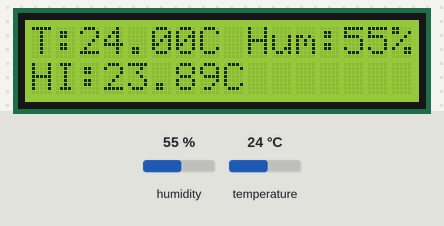
Simulated run of this sketch. Board: Arduino Uno, built with avr-gcc and run on an emulated ATmega328P. Shown: 16×2 character LCD. The inputs (shaded band) are chosen by the test bench; at power-on: humidity 55 %, temperature 24 °C.

Above: at 2.6 s.
2.7 s: humidity set to 22 %
At 5.3 s:
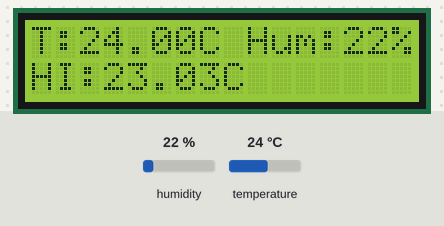
5.7 s: temperature set to 12 °C
At 6.9 s:
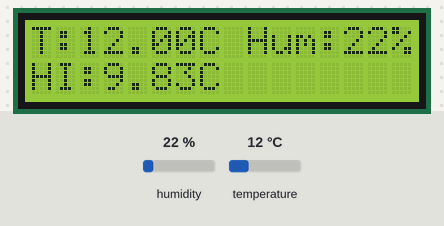
8.7 s: humidity set to 40 %
At 10.9 s:
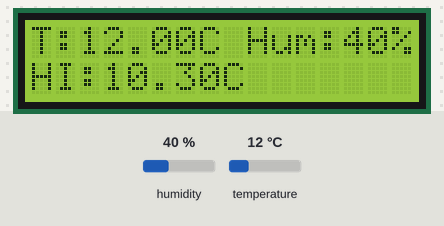
11.7 s: temperature set to 19 °C
At 13.5 s:
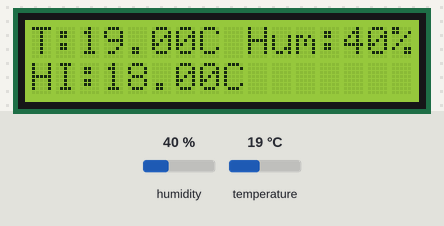
Timing chart, 0 to 15.0 s (numbered marks = the images above; inputs shaded):
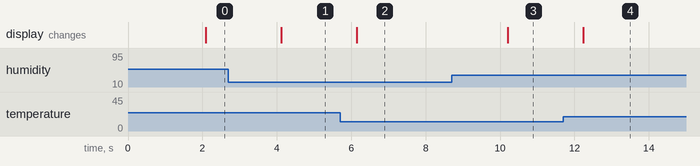

Measured:
- after the input at 2.7 s, the display: changes after 1.4 s (image 1)
- after the input at 5.7 s, the display: changes after 0.45 s (image 2)
- after the input at 8.7 s, the display: changes after 1.5 s (image 3)
- after the input at 11.7 s, the display: changes after 0.54 s (image 4)

The sketch:

LCD_Temp_Hum.ino
```cpp
//Created by Ata Suhindol

#include <LiquidCrystal.h>
#include "DHT.h"

// set the DHT Pin
#define DHTPIN 2

LiquidCrystal lcd(12, 11, 6, 5, 4, 3);
#define DHTTYPE DHT11
DHT dht(DHTPIN, DHTTYPE);

void setup() {
  // set up the LCD's number of columns and rows:
  lcd.begin(16, 2);
  dht.begin();
  lcd.print("");
}

void loop() {
  delay(2000);
  lcd.clear();

  // read humidity
  int h = dht.readHumidity();
  //read temperature in Celsius
  float t = dht.readTemperature();
  // Compute heat index in Celsius (isFahreheit = false)
  float hic = dht.computeHeatIndex(t, h, false);

  if (isnan(h) || isnan(t) || isnan(hic)) {
    lcd.print("ERROR");
    return;
  }

  lcd.setCursor(0,0);
  lcd.print("T:");
  lcd.print(t);
  lcd.print("C");
  lcd.setCursor(9,0);
  lcd.print("Hum:");
  lcd.print(h);
  lcd.print("%");
  lcd.setCursor(0,1);
  lcd.print("HI:");
  lcd.print(hic);
  lcd.print("C");
}
```
